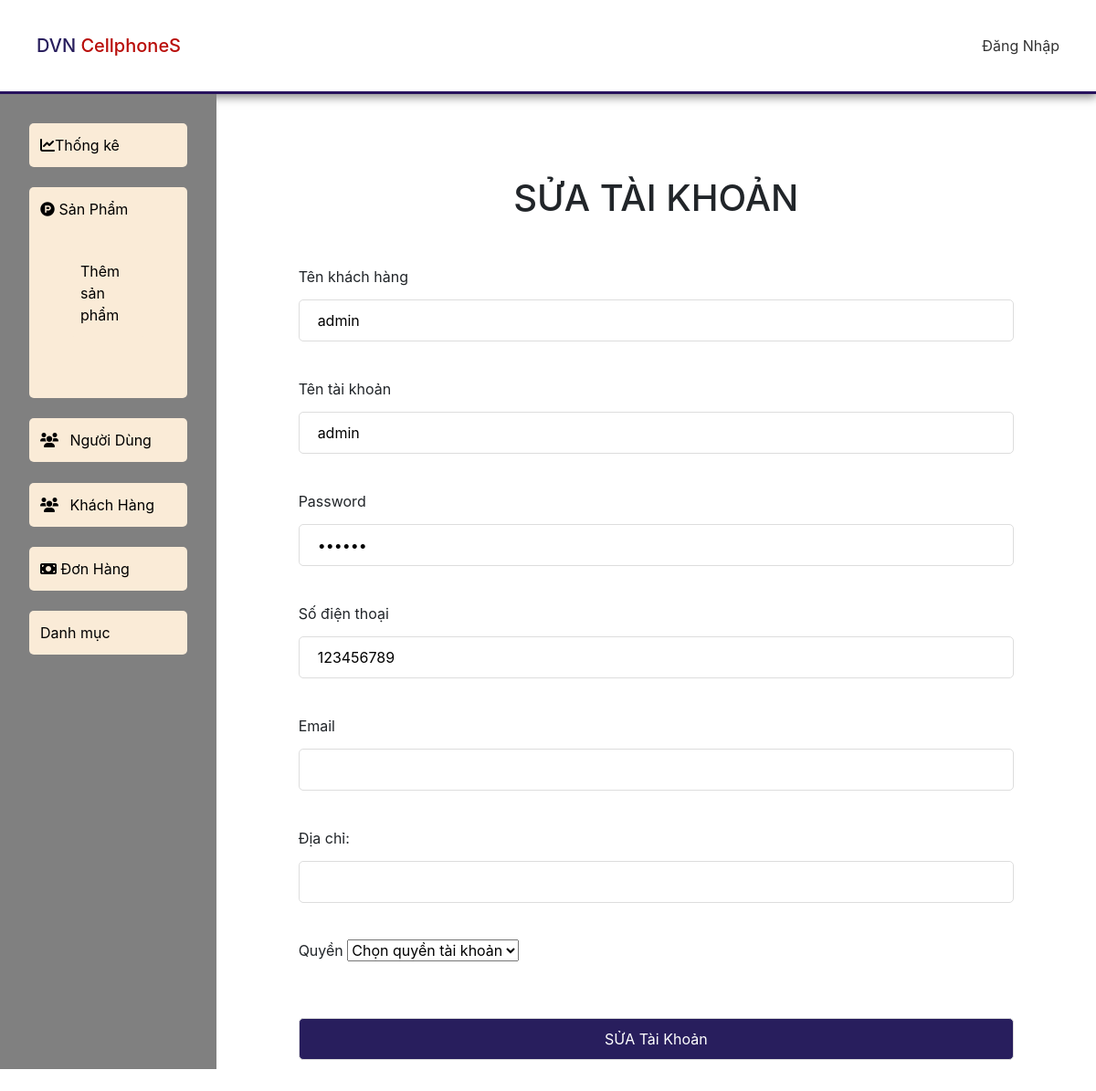
Page /DVNCellPhoneS/admin_edit_account.php?id=1 on the committed database.
### tables this page shows
CREATE TABLE `account` (
  `accountID` int(30) UNSIGNED NOT NULL,
  `fullname` varchar(50) NOT NULL,
  `username` varchar(50) NOT NULL,
  `password` varchar(50) NOT NULL,
  `phone` int(10) NOT NULL,
  `role` varchar(50) NOT NULL,
  `email` varchar(255) NOT NULL,
  `address` varchar(255) NOT NULL,
  `reg_date` timestamp NOT NULL DEFAULT current_timestamp() ON UPDATE current_timestamp()
);

### DVNCellPhoneS/admin_edit_account.php (the view, shortened to what this page needs)
<?php
    include('db/connect.php');
    include('include/useradmin.php');
?>
<?php
    if(isset($_GET['id'])){
        $id = $_GET['id'];
    }
    $query = "SELECT * FROM account WHERE accountID = $id";
    $result = mysqli_query($con,$query);
    $rows = mysqli_fetch_assoc($result);
?>
<!DOCTYPE html>
<html lang="en">
<head>
    <link rel="stylesheet" href="https://cdnjs.cloudflare.com/ajax/libs/font-awesome/6.0.0-beta2/css/all.min.css"
 />
    <link rel="stylesheet" href="css/ad.css">
    <link rel="stylesheet" href="https://maxcdn.bootstrapcdn.com/bootstrap/4.4.1/css/bootstrap.min.css">
    <link rel="stylesheet" href="css/admin.css">
</head>
<body>
    <div class="wrapper">
    <header class="header">
      <div class="container">
        <div class="logo">
            <h2>
                <span style="color: #281E5D;">DVN</span>
               <span style="color: #B90E0A;">CellphoneS</span>
            </h2>
        </div>
        <?php
            if(isset($user['username'])){
        ?>
        <div class="accout" id="log-and-reg">
          <a href="" class="login"><i class="ti-user"> </i>Xin chào <?php echo $user['username'] ?></a>
          <a onclick="return confirm('Bạn có chắc muốn đăng xuất?');" href="logout.php">Đăng xuất</a>
        </div>
        <?php
            }
            else{
        ?>
                <a href="login.php" class="login"><i class="ti-user"> </i>Đăng Nhập</a>
        <?php
            }
        ?>
      </div>
</header>
<div class="flex">
    <div class="admin-left">
        <ul>
            <li><a href="admin.php"><i class="fa-solid fa-chart-line"></i>Thống kê</a></li>
            <li><a href="admin_product.php"><i class="fa-brands fa-product-hunt"></i> Sản Phẩm</a>
                <ul>
                    <li><a href="admin_add_product.php">Thêm sản phẩm</a></li>
                </ul>
            </li>
            <li><a href="admin_account.php"><i class="fa-solid fa-users w-5 mr-2"></i> Người Dùng</a></li>
            <li><a href="admin_customer.php"><i class="fa-solid fa-users w-5 mr-2"></i> Khách Hàng</a></li>
            <li><a href="admin_bill.php"><i class="fa-solid fa-money-bill"></i> Đơn Hàng</a></li>
            <li><a href="admin_category.php">Danh mục</a></li>
        </ul>
    </div>
    <div class="content-product-function">
        <div class="add-product">
                    <h1>SỬA TÀI KHOẢN</h1>
                <form action="" method="POST">
                <label for="fullname">Tên khách hàng</label>
                <input type="text" name="fullname" value="<?php echo $rows['fullname'] ?>">
                <label for="username">Tên tài khoản</label>
                <input type="text" name="username" value = "<?php echo $rows['username']; ?>">
                <label for="password">Password</label>
                <input type="password" name="password" value = "<?php echo $rows['password']?>">
                <label for="phone">Số điện thoại</label>
                <input type="text" name="phone" value = "<?php echo $rows['phone']?>">
                <label for="email">Email</label>
                <input type="text" name="email" value = "<?php echo $rows['email']?>">
                <label for="address">Địa chỉ:</label>
                <input type="text" name="address" value = "<?php echo $rows['address']?>">
                <label for="role">Quyền</label>
                <select name="role" id="role">
                    <option value="" selected>Chọn quyền tài khoản</option>
                </select>
                <button  type="submit" name="editAccount">SỬA Tài Khoản</button>
                </form>
        </div>
    </div>
</div>
<br>
</div>
</body>
</html>

### DVNCellPhoneS/css/ad.css (style rules this page uses)
article, aside, details, figcaption, figure, footer, header, hgroup, menu, nav, section { display: block; }
body { line-height: 1; }
ol, ul { list-style: none; }
html { --red-header-cl: #f73838; --blue-main-cl: #28135d; --red-hover-cl: rgb(185, 14, 10); --time-trans-hover: 0.3s; }
body { width: 100%; margin: 0px; padding: 0px; box-sizing: border-box; }
.container { width: 100%; height: auto; margin: 0 auto; padding-left: 15px; padding-right: 15px; position: relative; }
.header { border-bottom: solid var(--blue-main-cl); -webkit-box-shadow: 0px 12px 16px -15px rgba(0, 0, 0, 0.2); -moz-box-shadow: 0px 12px 16px -15px rgba(0, 0, 0, 0.2); box-shadow: 0px 12px 16px -15px rgba(0, 0, 0, 0.2); }
.header .container { display: flex; align-items: center; justify-content: space-between; padding: 5px 10px; height: 100px; }

### DVNCellPhoneS/css/admin.css (style rules this page uses)
* { padding: 0; margin: 0; box-sizing: border-box; }
a { color:#333; text-decoration: none; }
.wrapper { width:100%; height: auto; }
.header { width: 100%; height: auto; box-shadow: 0 2px 10px 1px rgb(0 0 0 / 50%); }
.logo h2 { margin: 0; font-size: 20px; padding-right: 0; }
.logo h2 span { padding: 0; }
.content-product-function { width: 35%; height: auto; }
.content-product-function { padding: 40px 40px 0px; }
.add-product { width: 100%; height: auto; background-color: #fff; padding: 30px 50px 10px; overflow-x: auto; }
.add-product h1 { text-align: center; width: 100%; margin: 20px 0px; }
.add-product label { margin-top: 30px; }
.add-product input { width: 100%; margin-top: 5px; padding: 10px 20px; border: 1px solid #ddd; border-radius: 5px; }
.add-product button { width: 100%; margin-top: 20px; padding: 10px 20px; border: 1px solid #ddd; border-radius: 5px; background-color: #281e5d; color: white; cursor: pointer; }
.flex { display: flex; }
.admin-left { width: 30%; background: grey; height: auto; }
.admin-left ul { padding: 2rem; }
.admin-left ul li { margin-bottom: 1.4rem; background: antiquewhite; padding: 0.75rem; border-radius: 5px; }

### DVNCellPhoneS/admin_edit_account.php (style rules this page uses)
.admin-left a { text-decoration: none; color: black; }
.content-product-function { width: 100%; height: auto; }
.flex { display: flex; }
.admin-left { width: 25%; background: grey; height: auto; }
.admin-left ul { padding: 2rem; }
.admin-left ul li { margin-bottom: 1.4rem; background: antiquewhite; padding: 0.75rem; border-radius: 5px; }

### rows in the picture
account: fullname "admin", username "admin", phone "123456789"
